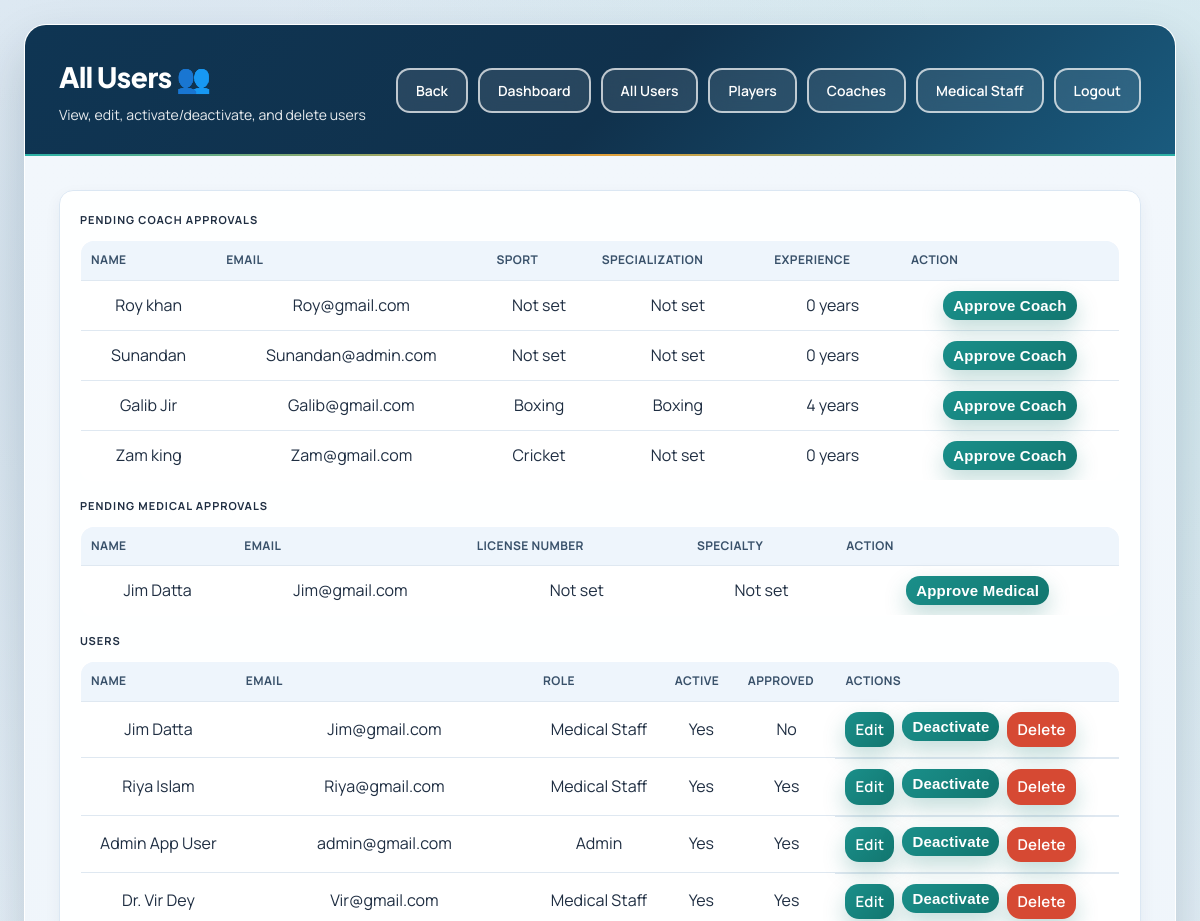
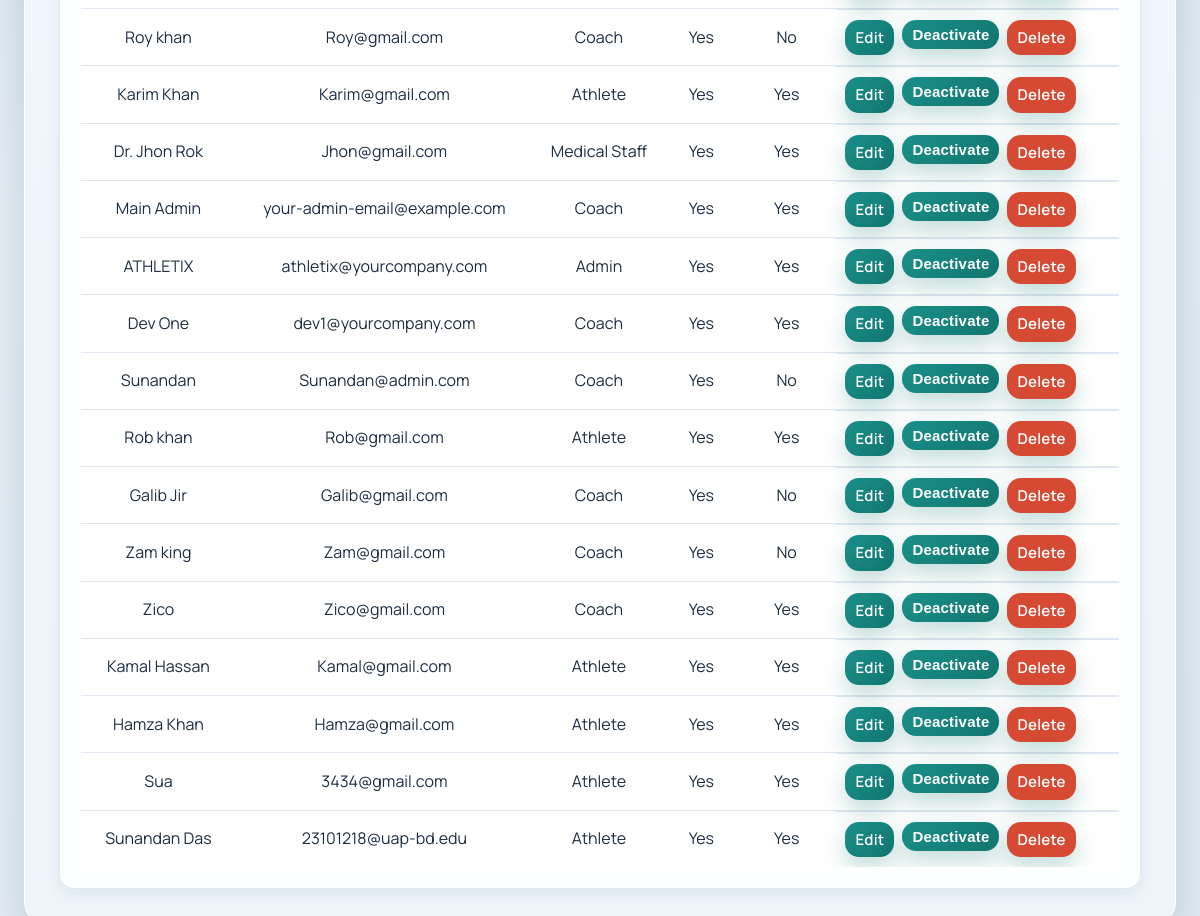
The app's page /admin-app/users/ (signed in) with its own data (2 pictures, top to bottom).
### user/models.py (models this page shows, shortened)
class User(AbstractBaseUser, PermissionsMixin):
    ROLE_CHOICES = (
        ('athlete', 'Athlete'),
        ('coach', 'Coach'),
        ('medical', 'Medical Staff'),
    )
    BLOOD_GROUP_CHOICES = (
        ('A+', 'A+'),
        ('A-', 'A-'),
        ('B+', 'B+'),
        ('B-', 'B-'),
        ('AB+', 'AB+'),
        ('AB-', 'AB-'),
        ('O+', 'O+'),
        ('O-', 'O-'),
    )
    email = models.EmailField(unique=True)
    name = models.CharField(max_length=255)
    role = models.CharField(max_length=20, choices=ROLE_CHOICES, default='athlete')
    phone = models.CharField(max_length=20, blank=True)
    address = models.TextField(blank=True)
    blood_group = models.CharField(max_length=5, choices=BLOOD_GROUP_CHOICES, blank=True)
    date_of_birth = models.DateField(null=True, blank=True)
    profile_photo = models.ImageField(upload_to='profile_photos/', blank=True, null=True)
    is_approved = models.BooleanField(default=True)
    is_active = models.BooleanField(default=True)
    is_staff = models.BooleanField(default=False)
    date_joined = models.DateTimeField(default=timezone.now)
    objects = UserManager()
    USERNAME_FIELD = 'email'
    REQUIRED_FIELDS = ['name']
    class Meta:
        db_table = 'user_table'

class CoachProfile(models.Model):
    user = models.OneToOneField(User, on_delete=models.CASCADE, related_name='coach_profile')
    sport = models.ForeignKey('player.Sport', on_delete=models.SET_NULL, null=True, blank=True, related_name='coaches')
    club_name = models.CharField(max_length=200, blank=True)
    specialization = models.CharField(max_length=200, blank=True)
    experience_years = models.PositiveIntegerField(default=0)
    certification = models.CharField(max_length=200, blank=True)
    bio = models.TextField(blank=True)
    class Meta:
        db_table = 'coach_profile'

class MedicalProfile(models.Model):
    user = models.OneToOneField(User, on_delete=models.CASCADE, related_name='medical_profile')
    license_no = models.CharField(max_length=100, unique=True, blank=True)
    specialty = models.CharField(max_length=200, blank=True)
    class Meta:
        db_table = 'medical_profile'

### player/models.py (models this page shows, shortened)
class Sport(models.Model):
    name = models.CharField(max_length=100, unique=True)
    description = models.TextField(blank=True)
    icon = models.CharField(max_length=50, blank=True)
    class Meta:
        db_table = 'sport'
        ordering = ['name']

### Admin/views.py (the view)
    def wrapper(request, *args, **kwargs):
        if not (request.user.is_staff or request.user.is_superuser):
            messages.error(request, 'Access denied. Admin team only.')
            return redirect('home')
        return view_func(request, *args, **kwargs)

### Admin/views.py (called while the page is built)
def admin_app_required(view_func):
    def wrapper(request, *args, **kwargs):
        if not (request.user.is_staff or request.user.is_superuser):
            messages.error(request, 'Access denied. Admin team only.')
            return redirect('home')
        return view_func(request, *args, **kwargs)
    return wrapper

@login_required
@admin_app_required
def users_view(request):
    users = User.objects.select_related('athlete_profile', 'coach_profile', 'medical_profile').order_by('-date_joined')
    context = {
        'title': 'All Users',
        'users': users,
        'show_pending_coach': True,
        'show_pending_medical': True,
    }
    return render(request, 'Admin/users.html', context)

### Admin/templates/Admin/users.html (shortened to what this page needs)
{% extends 'user/base.html' %}
{% block content %}
<div class="dashboard-container">
    <div class="dashboard-header">
        <div class="user-info">
            <h1>{{ title }} 👥</h1>
            <p>View, edit, activate/deactivate, and delete users</p>
        </div>
        <div class="header-actions">
            <a href="javascript:history.back()" class="btn-logout">Back</a>
            <a href="{% url 'admin_app:dashboard' %}" class="btn-logout">Dashboard</a>
            <a href="{% url 'admin_app:users' %}" class="btn-logout">All Users</a>
            <a href="{% url 'admin_app:players' %}" class="btn-logout">Players</a>
            <a href="{% url 'admin_app:coaches' %}" class="btn-logout">Coaches</a>
            <a href="{% url 'admin_app:medicals' %}" class="btn-logout">Medical Staff</a>
            <a href="{% url 'logout' %}" class="btn-logout">Logout</a>
        </div>
    </div>
    <div class="dashboard-body">
        <div class="info-card" style="padding: 20px;">
            {% if show_pending_coach %}
            <h3 style="text-align:left; margin-bottom: 12px; color: var(--gray-900);">Pending Coach Approvals</h3>
            {% if users %}
            <div style="overflow-x:auto; margin-bottom: 16px;">
                <table style="width:100%; border-collapse: collapse;">
                    <thead>
                        <tr style="background: var(--gray-100);">
                            <th style="text-align:left; padding:10px;">Name</th>
                            <th style="text-align:left; padding:10px;">Email</th>
                            <th style="text-align:left; padding:10px;">Sport</th>
                            <th style="text-align:left; padding:10px;">Specialization</th>
                            <th style="text-align:left; padding:10px;">Experience</th>
                            <th style="text-align:left; padding:10px;">Action</th>
                        </tr>
                    </thead>
                    <tbody>
                        {% for user_obj in users %}
                            {% if user_obj.role == 'coach' and not user_obj.is_approved %}
                            <tr style="border-top:1px solid var(--gray-200);">
                                <td style="padding:10px;">{{ user_obj.name }}</td>
                                <td style="padding:10px;">{{ user_obj.email }}</td>
                                <td style="padding:10px;">{% if user_obj.coach_profile and user_obj.coach_profile.sport %}{{ user_obj.coach_profile.sport.name }}{% else %}Not set{% endif %}</td>
                                <td style="padding:10px;">{% if user_obj.coach_profile %}{{ user_obj.coach_profile.specialization|default:"Not set" }}{% else %}Not set{% endif %}</td>
                                <td style="padding:10px;">{% if user_obj.coach_profile %}{{ user_obj.coach_profile.experience_years }} years{% else %}0 years{% endif %}</td>
                                <td style="padding:10px;">
                                    <form method="post" action="{% url 'admin_app:approve_coach' user_obj.id %}">
                                        <button type="submit" class="btn btn-primary" style="width:auto; padding:6px 10px;">Approve Coach</button>
                                    </form>
                                </td>
                            </tr>
                            {% endif %}
                        {% endfor %}
                    </tbody>
                </table>
            </div>
            {% endif %}
            {% endif %}
            {% if show_pending_medical %}
            <h3 style="text-align:left; margin-bottom: 12px; color: var(--gray-900);">Pending Medical Approvals</h3>
            {% if users %}
            <div style="overflow-x:auto; margin-bottom: 16px;">
                <table style="width:100%; border-collapse: collapse;">
                    <thead>
                        <tr style="background: var(--gray-100);">
                            <th style="text-align:left; padding:10px;">Name</th>
                            <th style="text-align:left; padding:10px;">Email</th>
                            <th style="text-align:left; padding:10px;">License Number</th>
                            <th style="text-align:left; padding:10px;">Specialty</th>
                            <th style="text-align:left; padding:10px;">Action</th>
                        </tr>
                    </thead>
                    <tbody>
                        {% for user_obj in users %}
                            {% if user_obj.role == 'medical' and not user_obj.is_approved %}
                            <tr style="border-top:1px solid var(--gray-200);">
                                <td style="padding:10px;">{{ user_obj.name }}</td>
                                <td style="padding:10px;">{{ user_obj.email }}</td>
                                <td style="padding:10px;">{% if user_obj.medical_profile %}{{ user_obj.medical_profile.license_no|default:"Not set" }}{% else %}Not set{% endif %}</td>
                                <td style="padding:10px;">{% if user_obj.medical_profile %}{{ user_obj.medical_profile.specialty|default:"Not set" }}{% else %}Not set{% endif %}</td>
                                <td style="padding:10px;">
                                    <form method="post" action="{% url 'admin_app:approve_medical' user_obj.id %}">
                                        <button type="submit" class="btn btn-primary" style="width:auto; padding:6px 10px;">Approve Medical</button>
                                    </form>
                                </td>
                            </tr>
                            {% endif %}
                        {% endfor %}
                    </tbody>
                </table>
            </div>
            {% endif %}
            {% endif %}
            <h3 style="text-align:left; margin-bottom: 12px; color: var(--gray-900);">Users</h3>
            <div style="overflow-x:auto;">
                <table style="width:100%; border-collapse: collapse;">
                    <thead>
                        <tr style="background: var(--gray-100);">
                            <th style="text-align:left; padding:10px;">Name</th>
                            <th style="text-align:left; padding:10px;">Email</th>
                            <th style="text-align:left; padding:10px;">Role</th>
                            <th style="text-align:left; padding:10px;">Active</th>
                            <th style="text-align:left; padding:10px;">Approved</th>
                            <th style="text-align:left; padding:10px;">Actions</th>
                        </tr>
                    </thead>
                    <tbody>
                        {% for user_obj in users %}
                        <tr style="border-top:1px solid var(--gray-200);">
                            <td style="padding:10px;">{{ user_obj.name }}</td>
                            <td style="padding:10px;">{{ user_obj.email }}</td>
                            <td style="padding:10px;">{{ user_obj.get_role_display }}</td>
                            <td style="padding:10px;">{{ user_obj.is_active|yesno:"Yes,No" }}</td>
                            <td style="padding:10px;">{{ user_obj.is_approved|yesno:"Yes,No" }}</td>
                            <td style="padding:10px; display:flex; gap:8px; flex-wrap:wrap;">
                                <a href="{% url 'admin_app:edit_user' user_obj.id %}" class="btn btn-primary" style="width:auto; padding:6px 10px;">Edit</a>
                                <form method="post" action="{% url 'admin_app:toggle_user_status' user_obj.id %}" style="display:inline;">
                                    <button type="submit" class="btn btn-primary" style="width:auto; padding:6px 10px;">
                                        {% if user_obj.is_active %}Deactivate{% else %}Activate{% endif %}
                                    </button>
                                </form>
                                <a href="{% url 'admin_app:delete_user' user_obj.id %}" class="btn btn-primary" style="width:auto; padding:6px 10px; background:#d64933;">Delete</a>
                            </td>
                        </tr>
                        {% endfor %}
                    </tbody>
                </table>
            </div>
        </div>
    </div>
</div>
{% endblock %}

### user/templates/user/base.html (style rules this page uses)
* { margin: 0; padding: 0; box-sizing: border-box; }
:root { --primary: #123a5a; --primary-light: #1b567f; --primary-dark: #0b2740; --secondary: #178f88; --secondary-light: #22a39b; --secondary-dark: #0f736d; --accent: #d98d23; --accent-light: #e6a13a; --accent-dark: #b8741a; --success: #18885f; --danger: #cf4c3c; --warning: #d9871f; --dark: #182536; --gray-900: #1f2e42; --gray-700: #3b4f67; --gray-600: #5a6f86; --gray-500: #7b8ea3; --gray-400: #9bb0c4; --gray-300: #cad7e4; --gray-200: #dfe8f1; --gray-100: #f3f7fb; --white: #FFFFFF; --shadow-sm: 0 6px 16px rgba(18, 58, 90, 0.06); --shadow-md: 0 12px 28px rgba(16, 45, 71, 0.12); --shadow-lg: 0 24px 50px rgba(10, 33, 53, 0.18); --radius-sm: 8px; --radius: 14px; --radius-lg: 22px; --transition: all 0.25s cubic-bezier(0.4, 0, 0.2, 1); }
body { font-family: 'Manrope', 'Plus Jakarta Sans', 'Trebuchet MS', sans-serif; background: radial-gradient(circle at 10% 15%, rgba(35, 98, 138, 0.12) 0%, transparent 45%), radial-gradient(circle at 90% 12%, rgba(23, 143, 136, 0.12) 0%, transparent 42%), linear-gradient(140deg, #edf4fb 0%, #e6f0f8 50%, #e2edf6 100%); min-height: 100vh; display: flex; align-items: center; justify-content: center; padding: 24px; line-height: 1.55; color: var(--gray-900); -webkit-font-smoothing: antialiased; -moz-osx-font-smoothing: grayscale; text-rendering: optimizeLegibility; }
.btn { width: 100%; padding: 13px 20px; border: none; border-radius: var(--radius); font-size: 15px; font-weight: 600; cursor: pointer; transition: var(--transition); text-decoration: none !important; letter-spacing: 0.2px; display: inline-flex; align-items: center; justify-content: center; gap: 8px; }
a.btn, a.btn:hover, a.btn:focus, a.btn:active, .btn-logout, .btn-logout:hover, .btn-logout:focus, .btn-logout:active { text-decoration: none !important; }
.btn-primary { background: linear-gradient(135deg, #1a8f8a 0%, #12766f 100%); color: var(--white); box-shadow: 0 10px 22px rgba(18, 118, 111, 0.26); }
.dashboard-container { width: 100%; max-width: 1280px; background: rgba(255, 255, 255, 0.92); backdrop-filter: blur(10px); border-radius: var(--radius-lg); box-shadow: var(--shadow-lg); overflow: hidden; animation: slideUp 0.5s ease; border: 1px solid rgba(255, 255, 255, 0.72); }
.dashboard-header { background: linear-gradient(135deg, #0f3553 0%, #10314c 52%, #1a5b7e 100%); padding: 30px 34px; color: var(--white); display: flex; justify-content: space-between; align-items: center; position: relative; overflow: hidden; }
.dashboard-header::after { content: ''; position: absolute; bottom: 0; left: 0; right: 0; height: 2px; background: linear-gradient(90deg, #2bb1a7, #e2a03a, #2bb1a7); }
.dashboard-header .user-info h1 { font-family: 'Plus Jakarta Sans', 'Manrope', sans-serif; font-size: 28px; margin-bottom: 6px; font-weight: 800; letter-spacing: -0.5px; }
.dashboard-header .user-info p { opacity: 0.9; font-size: 14px; display: flex; align-items: center; gap: 12px; }
.dashboard-body { padding: 34px; background: linear-gradient(180deg, #f2f7fc 0%, #edf4fa 100%); }
.header-actions { display: flex; gap: 10px; flex-wrap: wrap; }
.info-card { background: rgba(255, 255, 255, 0.92); backdrop-filter: blur(4px); padding: 24px 22px; border-radius: var(--radius); text-align: center; transition: var(--transition); border: 1px solid #dbe7f3; box-shadow: var(--shadow-sm); }
.info-card h3 { font-size: 11px; color: var(--gray-600); text-transform: uppercase; letter-spacing: 1px; margin-bottom: 8px; font-weight: 700; }
.btn-logout { padding: 10px 18px; border: 2px solid rgba(255,255,255,0.7); background: rgba(255,255,255,0.1); color: var(--white); border-radius: var(--radius); font-size: 14px; font-weight: 600; cursor: pointer; transition: var(--transition); text-decoration: none; backdrop-filter: blur(10px); }
table { width: 100%; border-collapse: collapse; background: rgba(255, 255, 255, 0.95); border-radius: var(--radius); overflow: hidden; border: 1px solid #d8e4f0; }
th, td { padding: 10px 12px; vertical-align: middle; }
th { background: #eef5fc; color: #39516a; font-size: 12px; font-weight: 700; letter-spacing: 0.4px; text-transform: uppercase; }
tr + tr td { border-top: 1px solid var(--gray-200); }

### records on screen
User: name "Roy khan", email "Roy@gmail.com", shows "Not set", coach_profile.specialization "Not set", coach_profile.experience_years "0", role "Coach", is_active "Yes", is_approved "No", shows "Deactivate"
User: name "Sunandan", email "Sunandan@admin.com", shows "Not set", shows "0 years", role "Coach", is_active "Yes", is_approved "No", shows "Deactivate"
User: name "Galib Jir", email "Galib@gmail.com", coach_profile.sport.name "Boxing", coach_profile.specialization "Boxing", coach_profile.experience_years "4", role "Coach", is_active "Yes", is_approved "No", shows "Deactivate"
User: name "Zam king", email "Zam@gmail.com", coach_profile.sport.name "Cricket", coach_profile.specialization "Not set", coach_profile.experience_years "0", role "Coach", is_active "Yes", is_approved "No", shows "Deactivate"
User: name "Jim Datta", email "Jim@gmail.com", medical_profile.license_no "Not set", medical_profile.specialty "Not set", role "Medical Staff", is_active "Yes", is_approved "No", shows "Deactivate"
User: name "Riya Islam", email "Riya@gmail.com", role "Medical Staff", is_active "Yes", is_approved "Yes", shows "Deactivate"
User: name "Admin App User", email "admin@gmail.com", role "Admin", is_active "Yes", is_approved "Yes", shows "Deactivate"
User: name "Dr. Vir Dey", email "Vir@gmail.com", role "Medical Staff", is_active "Yes", is_approved "Yes", shows "Deactivate"
User: name "Karim Khan", email "Karim@gmail.com", role "Athlete", is_active "Yes", is_approved "Yes", shows "Deactivate"
User: name "Dr. Jhon Rok", email "Jhon@gmail.com", role "Medical Staff", is_active "Yes", is_approved "Yes", shows "Deactivate"
User: name "Main Admin", email "your-admin-email@example.com", role "Coach", is_active "Yes", is_approved "Yes", shows "Deactivate"
User: name "ATHLETIX", email "athletix@yourcompany.com", role "Admin", is_active "Yes", is_approved "Yes", shows "Deactivate"
User: name "Dev One", email "dev1@yourcompany.com", role "Coach", is_active "Yes", is_approved "Yes", shows "Deactivate"
User: name "Rob khan", email "Rob@gmail.com", role "Athlete", is_active "Yes", is_approved "Yes", shows "Deactivate"
User: name "Zico", email "Zico@gmail.com", role "Coach", is_active "Yes", is_approved "Yes", shows "Deactivate"
User: name "Kamal Hassan", email "Kamal@gmail.com", role "Athlete", is_active "Yes", is_approved "Yes", shows "Deactivate"
User: name "Hamza Khan", email "Hamza@gmail.com", role "Athlete", is_active "Yes", is_approved "Yes", shows "Deactivate"
User: name "Sua", email "3434@gmail.com", role "Athlete", is_active "Yes", is_approved "Yes", shows "Deactivate"
User: name "Sunandan Das", email "23101218@uap-bd.edu", role "Athlete", is_active "Yes", is_approved "Yes", shows "Deactivate"

### other values on screen
{{ title }} "All Users"
